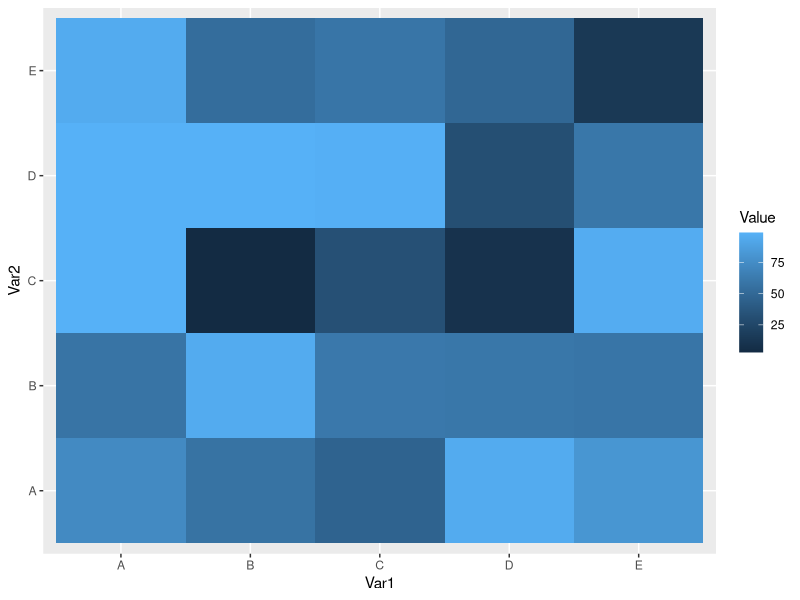
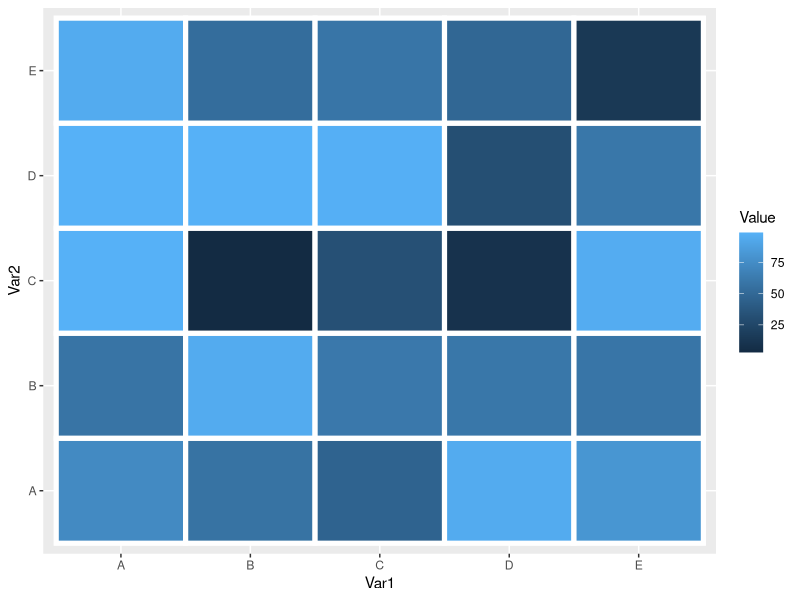
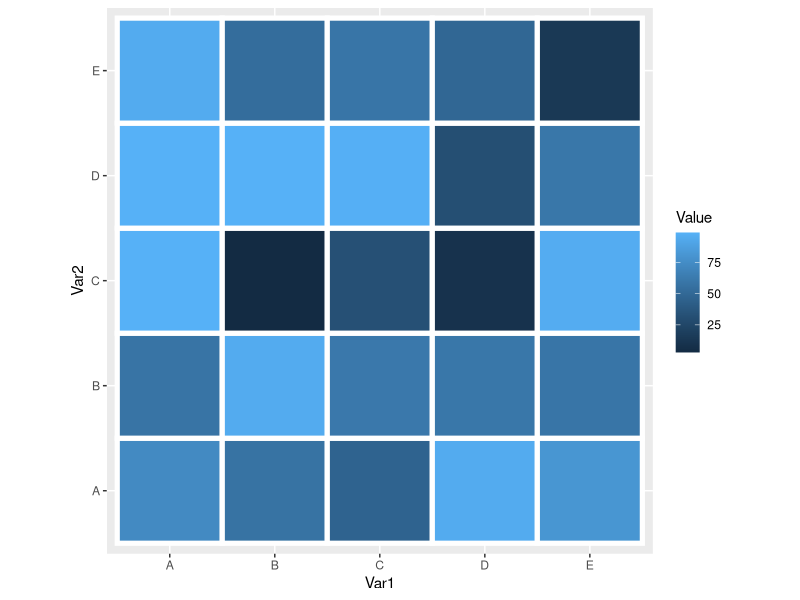
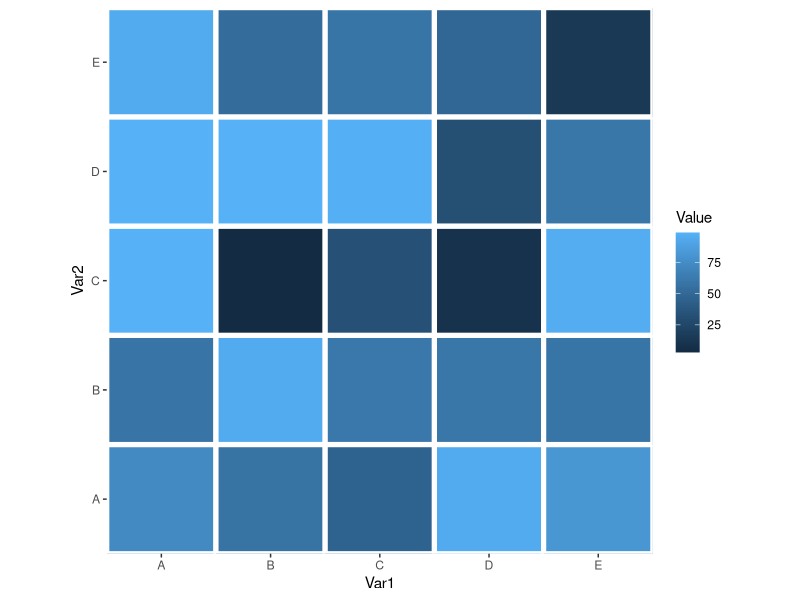
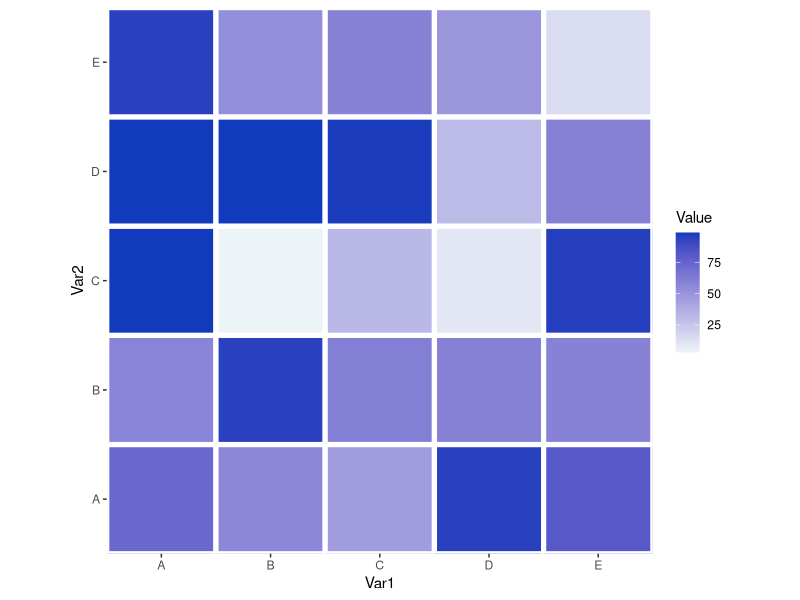
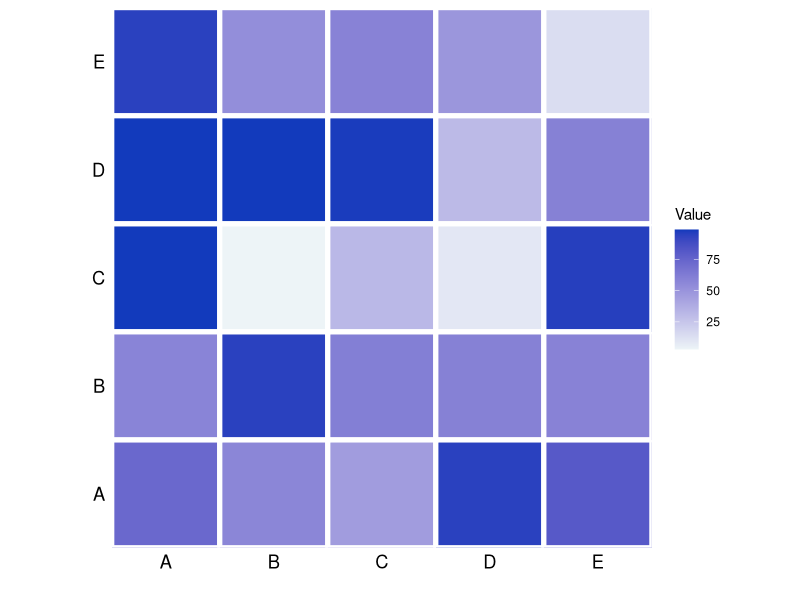
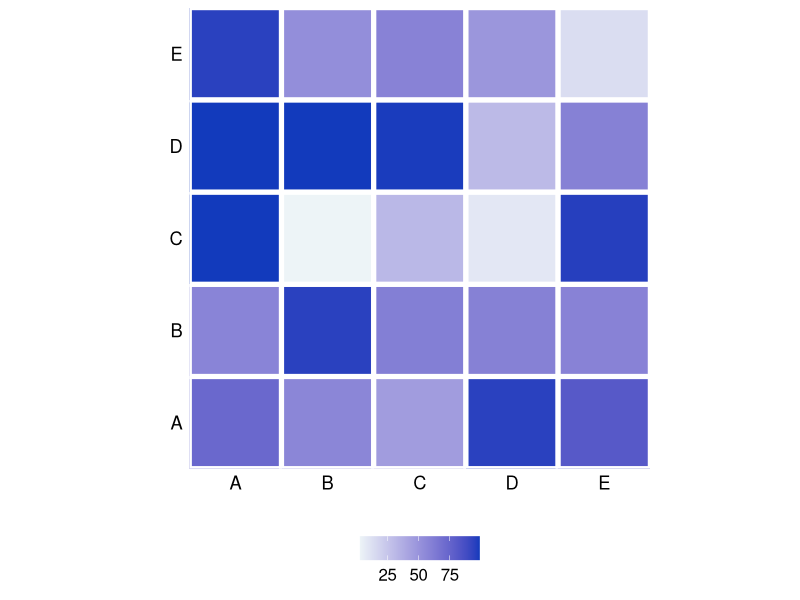
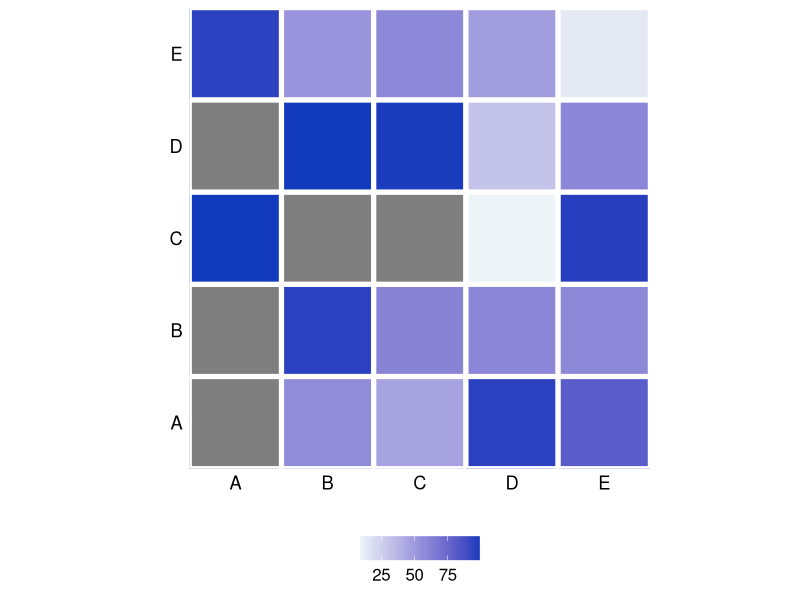

Source code (R) for these figures, in order:
## ---- chunk 1
set.seed(101)
n <- 5
df <- data.frame(Var1=rep(LETTERS[1:n],n),
                 Var2=rep(LETTERS[1:n],each=n),
                 Value=sample(1:100, replace=T, n*n)
)
head(df)
## ---- chunk 2
library(tidyverse)

## ---- chunk 3
library(tidyverse)

ggplot(df, aes(Var1, Var2, fill = Value)) + 
  geom_tile() 
## ---- chunk 4
ggplot(df, aes(Var1, Var2, fill = Value)) + 
  geom_tile(color="white", linewidth=1.75)
## ---- chunk 5
ggplot(df, aes(Var1, Var2, fill = Value)) + 
  geom_tile(color="white", linewidth=1.75) +
  coord_equal()
## ---- chunk 6
ggplot(df, aes(Var1, Var2, fill = Value)) + 
  geom_tile(color="white", linewidth=1.75) +
  coord_equal() +
  scale_x_discrete(expand = c(0, 0)) +
  scale_y_discrete(expand = c(0, 0)) 
## ---- chunk 7
ggplot(df, aes(Var1, Var2, fill = Value)) + 
  geom_tile(color="white", linewidth=1.75) +
  coord_equal() +
  scale_x_discrete(expand = c(0, 0)) +
  scale_y_discrete(expand = c(0, 0)) + 
  scale_fill_continuous(low="#edf4f7", high="#123abc")
## ---- chunk 8
ggplot(df, aes(Var1, Var2, fill = Value)) + 
  geom_tile(color="white", linewidth=1.75) +
  coord_equal() +
  scale_x_discrete(expand = c(0, 0)) +
  scale_y_discrete(expand = c(0, 0)) + 
  scale_fill_continuous(low="#edf4f7", high="#123abc") +
  xlab("") + 
  ylab("") +
  theme(
    axis.ticks = element_blank(), 
    axis.text = element_text(color="black", size=rel(1.2))
  )

## ---- chunk 9
ggplot(df, aes(Var1, Var2, fill = Value)) + 
  geom_tile(color="white", linewidth=1.75) +
  coord_equal() +
  scale_x_discrete(expand = c(0, 0)) +
  scale_y_discrete(expand = c(0, 0)) + 
  scale_fill_continuous(low="#edf4f7", high="#123abc") +
  xlab("") + 
  ylab("") +
  theme(
    axis.ticks = element_blank(), 
    axis.text = element_text(color="black", size=rel(1.2)),
    legend.text = element_text(color="black", size=rel(1.1)),
    legend.background = element_rect(fill="white"),
    legend.position = "bottom",
    legend.title=element_blank()
  ) 
## ---- chunk 10
df$Value[sample(1:25,5)]<-NA
head(df)

## ---- chunk 11
ggplot(df, aes(Var1, Var2, fill = Value)) + 
  geom_tile(color="white", linewidth=1.75) +
  coord_equal() +
  scale_x_discrete(expand = c(0, 0)) +
  scale_y_discrete(expand = c(0, 0)) + 
  scale_fill_continuous(low="#edf4f7", high="#123abc") +
  xlab("") + 
  ylab("") +
  theme(
    axis.ticks = element_blank(), 
    axis.text = element_text(color="black", size=rel(1.2)),
    legend.text = element_text(color="black", size=rel(1.1)),
    legend.background = element_rect(fill="white"),
    legend.position = "bottom",
    legend.title=element_blank()
  ) 
## ---- chunk 12

ggplot(df, aes(Var1, Var2, fill = Value)) + 
  geom_tile(color="white", linewidth=1.75) +
  coord_equal() +
  scale_x_discrete(expand = c(0, 0)) +
  scale_y_discrete(expand = c(0, 0)) + 
  scale_fill_continuous(low="#edf4f7", high="#123abc", na.value = "white") +
  xlab("") + 
  ylab("") +
  theme(
    axis.ticks = element_blank(), 
    axis.text = element_text(color="black", size=rel(1.2)),
    legend.text = element_text(color="black", size=rel(1.1)),
    legend.background = element_rect(fill="white"),
    legend.position = "bottom",
    legend.title=element_blank()
  )
## ---- chunk 13
set.seed(101)
df1 <- data.frame(Var1=rep(1:6,4),
                 Var2=rep(1:4,each=6),
                 Value=sample(1:100, replace=T, 24)
)
head(df1)
## ---- chunk 14

ggplot(df1, aes(Var1, Var2, fill = Value)) + 
  geom_tile(color="white", linewidth=1.75) +
  coord_equal() +
  scale_x_discrete(expand = c(0, 0)) +
  scale_y_discrete(expand = c(0, 0)) + 
  scale_fill_continuous(low="#ddead1", high="#378805", na.value = "white") +
  xlab("") + 
  ylab("") +
  theme(
    axis.ticks = element_blank(), 
    axis.text = element_text(color="black", size=rel(1.2)),
    legend.text = element_text(color="black", size=rel(1.1)),
    legend.background = element_rect(fill="white"),
    legend.position = "bottom",
    legend.title=element_blank()
  )
## ---- chunk 15
ggplot(df1, aes(Var1, Var2, fill = Value)) + 
  geom_tile(color="white", linewidth=1.75) +
  coord_equal() +
  scale_x_continuous(expand = c(0, 0), breaks=1:6) +
  scale_y_continuous(expand = c(0, 0)) + 
  scale_fill_continuous(low="#ddead1", high="#378805", na.value = "white") +
  xlab("") + 
  ylab("") +
  theme(
    axis.ticks = element_blank(), 
    axis.text = element_text(color="black", size=rel(1.2)),
    legend.text = element_text(color="black", size=rel(1.1)),
    legend.background = element_rect(fill="white"),
    legend.position = "bottom",
    legend.title=element_blank()
  )
